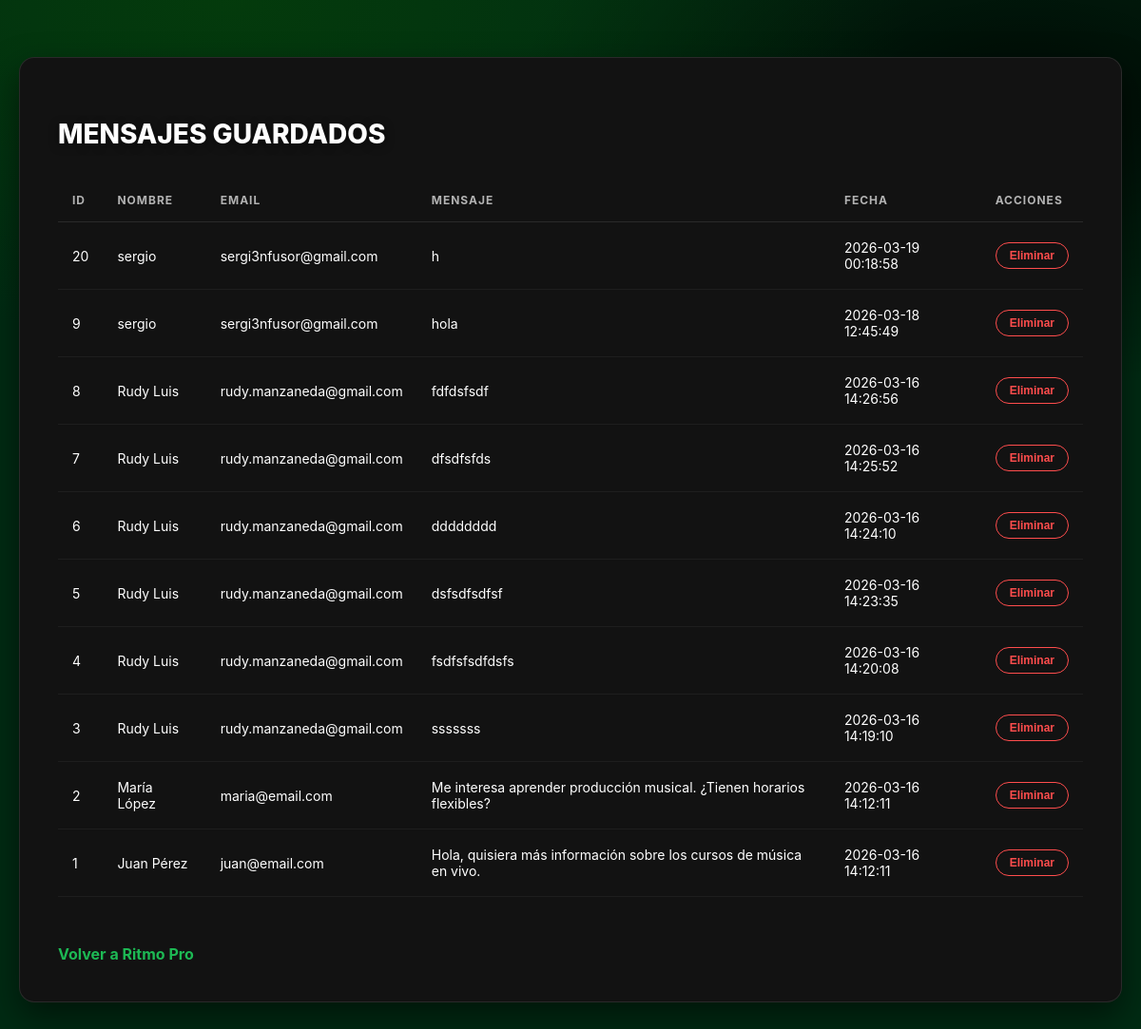
The page /mensajes on the database its author committed.
### tables this page shows
CREATE TABLE mensajes_contacto (
    id INTEGER PRIMARY KEY AUTOINCREMENT,
    nombre TEXT NOT NULL,
    email TEXT NOT NULL,
    mensaje TEXT NOT NULL,
    fecha_envio DATETIME DEFAULT CURRENT_TIMESTAMP,
    leido INTEGER DEFAULT 0
);

### app.py (the view)
@app.route('/mensajes')
def ver_mensajes():
    conn = get_db_connection()
    mensajes = conn.execute("SELECT id, nombre, email, mensaje, fecha_envio FROM mensajes_contacto ORDER BY id DESC").fetchall()
    conn.close()
    return render_template('mensajes.html', mensajes=mensajes)

### app.py (called while the page is built)
def get_db_connection():
    conn = sqlite3.connect(DATABASE)
    conn.row_factory = sqlite3.Row
    return conn

### templates/mensajes.html (shortened to what this page needs)
<!doctype html>
<html lang="es">
  <head>
    <link
      rel="stylesheet"
      href="{{ url_for('static', filename='css/style.css') }}"
    />
  </head>
  <body>
    <div class="card wide">
      <h2>Mensajes guardados</h2>
      <table>
        <thead>
          <tr>
            <th>ID</th>
            <th>Nombre</th>
            <th>Email</th>
            <th>Mensaje</th>
            <th>Fecha</th>
            <th>Acciones</th>
          </tr>
        </thead>
        <tbody>
          {% for m in mensajes %}
            <tr>
                <td>{{ m['id'] }}</td>
                <td>{{ m['nombre'] }}</td>
                <td>{{ m['email'] }}</td>
                <td>{{ m['mensaje'] }}</td>
                <td>{{ m['fecha_envio'] }}</td> <td>
                    <form action="/eliminar/{{ m['id'] }}" method="POST">
                        <button type="submit" class="btn-eliminar">Eliminar</button>
                    </form>
                </td>
            </tr>
          {% endfor %}
        </tbody>
      </table>
      <br>
      <a class="link" href="/">Volver a Ritmo Pro</a>
    </div>
  </body>
</html>

### static/css/style.css (style rules this page uses)
body { margin: 0; min-height: 100vh; font-family: "Inter", system-ui, sans-serif; background: radial-gradient(1200px 600px at 20% 0%, rgba(8, 82, 1, 0.4), transparent 60%), radial-gradient(900px 500px at 90% 10%, rgba(0, 0, 0, 0.8), transparent 60%), #012b13; background-attachment: fixed; display: flex; align-items: center; justify-content: center; padding: 20px; }
.card.wide { background: #121212; padding: 40px; border-radius: 16px; box-shadow: 0 15px 35px rgba(0,0,0,0.5); border: 1px solid rgba(255,255,255,0.1); margin: 40px auto; width: min(95%, 1100px); }
h2 { color: #FFFFFF; font-size: 28px; margin-bottom: 30px; font-weight: 800; text-shadow: 0 2px 10px rgba(0,0,0,0.5); text-transform: uppercase; }
table { width: 100%; border-collapse: collapse; }
th { color: #b3b3b3; text-transform: uppercase; font-size: 12px; letter-spacing: 1px; padding: 15px; border-bottom: 1px solid rgba(255,255,255,0.1); text-align: left; }
td { color: #FFFFFF; padding: 18px 15px; border-bottom: 1px solid rgba(255,255,255,0.05); font-size: 14px; }
.btn-eliminar { background: transparent; color: #ff4d4d; border: 1px solid #ff4d4d; padding: 6px 14px; border-radius: 20px; cursor: pointer; font-weight: 600; font-size: 12px; transition: 0.3s; }
.link { color: #1DB954; text-decoration: none; font-weight: 700; display: inline-block; margin-top: 30px; }

### rows shown on the page
mensajes_contacto: id "20", nombre "sergio", email "sergi3nfusor@gmail.com", mensaje "h", fecha_envio "2026-03-19 00:18:58"
mensajes_contacto: id "9", nombre "sergio", email "sergi3nfusor@gmail.com", mensaje "hola", fecha_envio "2026-03-18 12:45:49"
mensajes_contacto: id "8", nombre "Rudy Luis", email "rudy.manzaneda@gmail.com", mensaje "fdfdsfsdf", fecha_envio "2026-03-16 14:26:56"
mensajes_contacto: id "7", nombre "Rudy Luis", email "rudy.manzaneda@gmail.com", mensaje "dfsdfsfds", fecha_envio "2026-03-16 14:25:52"
mensajes_contacto: id "6", nombre "Rudy Luis", email "rudy.manzaneda@gmail.com", mensaje "dddddddd", fecha_envio "2026-03-16 14:24:10"
mensajes_contacto: id "5", nombre "Rudy Luis", email "rudy.manzaneda@gmail.com", mensaje "dsfsdfsdfsf", fecha_envio "2026-03-16 14:23:35"
mensajes_contacto: id "4", nombre "Rudy Luis", email "rudy.manzaneda@gmail.com", mensaje "fsdfsfsdfdsfs", fecha_envio "2026-03-16 14:20:08"
mensajes_contacto: id "3", nombre "Rudy Luis", email "rudy.manzaneda@gmail.com", mensaje "sssssss", fecha_envio "2026-03-16 14:19:10"
mensajes_contacto: id "2", nombre "María López", email "maria@email.com", mensaje "Me interesa aprender producción musical. ¿Tienen horarios flexibles?", fecha_envio "2026-03-16 14:12:11"
mensajes_contacto: id "1", nombre "Juan Pérez", email "juan@email.com", mensaje "Hola, quisiera más información sobre los cursos de música en vivo.", fecha_envio "2026-03-16 14:12:11"
